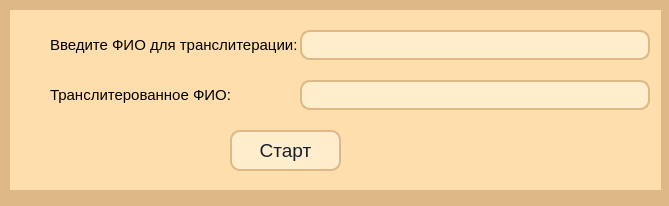
<?xml version="1.0" encoding="UTF-8"?>
<ui version="4.0">
 <class>MainWindow</class>
 <widget class="QMainWindow" name="MainWindow">
  <property name="enabled">
   <bool>true</bool>
  </property>
  <property name="geometry">
   <rect>
    <x>0</x>
    <y>0</y>
    <width>669</width>
    <height>206</height>
   </rect>
  </property>
  <property name="font">
   <font>
    <pointsize>10</pointsize>
   </font>
  </property>
  <property name="windowTitle">
   <string>Транслитерации для загранпаспортов</string>
  </property>
  <property name="styleSheet">
   <string notr="true">background-color:  #DEB887</string>
  </property>
  <widget class="QWidget" name="centralwidget">
   <widget class="QWidget" name="widget_2" native="true">
    <property name="geometry">
     <rect>
      <x>10</x>
      <y>10</y>
      <width>651</width>
      <height>180</height>
     </rect>
    </property>
    <property name="styleSheet">
     <string notr="true">background-color: #FFDEAD
</string>
    </property>
    <widget class="QPushButton" name="start">
     <property name="geometry">
      <rect>
       <x>220</x>
       <y>120</y>
       <width>111</width>
       <height>41</height>
      </rect>
     </property>
     <property name="font">
      <font>
       <pointsize>14</pointsize>
      </font>
     </property>
     <property name="styleSheet">
      <string notr="true">QPushButton {
    color: #151f2e;
    background-color: #ffedcc;
	border: 2px solid #DEB887;
	border-radius: 10;
}

QPushButton:pressed {
    background-color: #e6bd70;
}
</string>
     </property>
     <property name="text">
      <string>Старт</string>
     </property>
    </widget>
    <widget class="QLabel" name="label_2">
     <property name="geometry">
      <rect>
       <x>40</x>
       <y>70</y>
       <width>250</width>
       <height>30</height>
      </rect>
     </property>
     <property name="font">
      <font>
       <pointsize>11</pointsize>
      </font>
     </property>
     <property name="text">
      <string>Транслитерованное ФИО: </string>
     </property>
    </widget>
    <widget class="QTextEdit" name="FIO">
     <property name="geometry">
      <rect>
       <x>290</x>
       <y>20</y>
       <width>350</width>
       <height>30</height>
      </rect>
     </property>
     <property name="font">
      <font>
       <pointsize>11</pointsize>
      </font>
     </property>
     <property name="styleSheet">
      <string notr="true">background-color: #ffedcc;
border: 2px solid #DEB887;
border-radius: 10;
</string>
     </property>
     <property name="midLineWidth">
      <number>1</number>
     </property>
     <property name="verticalScrollBarPolicy">
      <enum>Qt::ScrollBarAlwaysOff</enum>
     </property>
     <property name="horizontalScrollBarPolicy">
      <enum>Qt::ScrollBarAlwaysOff</enum>
     </property>
     <property name="sizeAdjustPolicy">
      <enum>QAbstractScrollArea::AdjustIgnored</enum>
     </property>
     <property name="tabChangesFocus">
      <bool>false</bool>
     </property>
    </widget>
    <widget class="QTextEdit" name="finish">
     <property name="enabled">
      <bool>true</bool>
     </property>
     <property name="geometry">
      <rect>
       <x>290</x>
       <y>70</y>
       <width>350</width>
       <height>30</height>
      </rect>
     </property>
     <property name="font">
      <font>
       <pointsize>11</pointsize>
      </font>
     </property>
     <property name="styleSheet">
      <string notr="true">background-color: #ffedcc;
border: 2px solid #DEB887;
border-radius: 10;
</string>
     </property>
     <property name="inputMethodHints">
      <set>Qt::ImhMultiLine</set>
     </property>
     <property name="midLineWidth">
      <number>1</number>
     </property>
     <property name="verticalScrollBarPolicy">
      <enum>Qt::ScrollBarAlwaysOff</enum>
     </property>
     <property name="horizontalScrollBarPolicy">
      <enum>Qt::ScrollBarAlwaysOff</enum>
     </property>
    </widget>
    <widget class="QLabel" name="label">
     <property name="geometry">
      <rect>
       <x>40</x>
       <y>20</y>
       <width>250</width>
       <height>30</height>
      </rect>
     </property>
     <property name="font">
      <font>
       <pointsize>11</pointsize>
      </font>
     </property>
     <property name="text">
      <string>Введите ФИО для транслитерации:</string>
     </property>
    </widget>
   </widget>
  </widget>
 </widget>
 <resources/>
 <connections/>
</ui>
